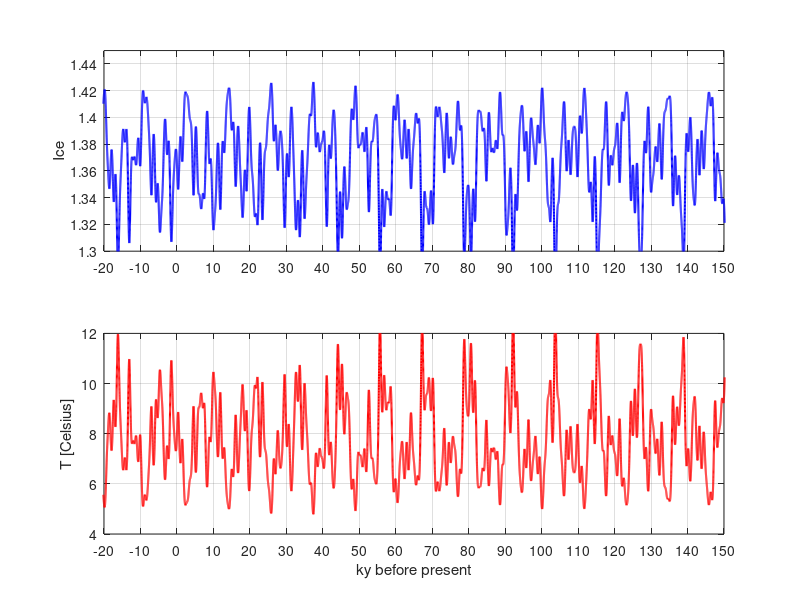

Reproduce this figure in MATLAB. (Note: this script raises an error after producing the figure.)
%% The global warming-cooling effect numerical modelling from the obtained oscillations 
%% using the non-linear logistic delay-differential equation (LODE) algorithm  
% Solve equation system (1,2) from Rial 2004 (modified)
%% Any use of this code must refer to
% Kravchinsky,V.A., Zhang,R., Borowiecki,R., Goguitchaichvili,A., Czarnecki,J., Czarnecki,A., Boers,N., Berger,A., & van der Baan,M. (2025)
% Millennial Cycles in Greenland and Antarctic Ice Core Records: Evidence of Astronomical Influence on Global Climate
% Journal of Geophysical Research: Atmospheres
% http//
% Questions/suggestions to vadim@ualberta.ca

clc; clear; close all;

%% Constants
time_offset = -9;   % If time_offset more negative, peaks shifted to more remote past
heat_capacity = 16.7 / 1000;
initial_temperature = 10; % Degrees Celsius
solar_cont_quarter = 1368 / 4;
initial_ice = 0.9;
tmin = -160;
tmax = 50; % Unit: kiloyears
dt = 0.005;
Npoints = floor((tmax - tmin) / dt);
% Albedo Maximum Value
Albedo_Max = 0.65;

if time_offset <= 0
    tmin = tmin + time_offset;
    nmin = floor(-time_offset / dt);
    nmax = Npoints;
else
    tmax = tmax + time_offset;
    nmin = 1;
    nmax = Npoints + floor(-time_offset / dt);
end

time_points = linspace(tmin, tmax, Npoints);
ice = zeros(size(time_points));
ice(1) = initial_ice;
temperature = zeros(size(time_points));
temperature(1) = initial_temperature;


%% Define functions
function val = clouds(L)
    Lminus = 0.9; Lplus = 1.5;
    if L >= Lplus
        val = 1;
    elseif L < Lminus
        val = 0;
    else
        val = 0.5; % Lminus <= L < Lplus
    end
end

function val = Albedo(L, Albedo_Max)
    val = Albedo_Max * tanh(L / 2);
end

function val = temperature_RHS(temperature, ice, n, solar_cont_quarter, Budyko_a, Budyko_b, Budyko_a1, Budyko_b1, heat_capacity, Albedo_Max)
    val = (solar_cont_quarter * (1 - Albedo(ice(n-1), Albedo_Max)) - Budyko_a - Budyko_b * temperature(n-1) + ...
        (Budyko_a1 + Budyko_b1 * temperature(n-1)) * clouds(ice(n-1))) / heat_capacity;
end

function val = forcing(t)
    periods = [22, 11.4, 5.5, 2.75, 1.4, 1];
    amplits = [0.0, 0.22, 0.2, 0.12, 0.1, 0.1];
    val = sum(amplits .* cos(2 * pi * t ./ periods));
end

function val = K(n, dt, temperature, AMPLITUDE)
    time = n * dt;
    val = 1 + AMPLITUDE * (1 + forcing(time)) * temperature(n-1);
end

function val = RHS(temperature, L, n, delay_n, time_constant_mu, both, dt, AMPLITUDE)
    point_of_influence = n - 1 - delay_n;
    if point_of_influence >= 1
        if both
            val = time_constant_mu * L(point_of_influence) * (1 - L(point_of_influence) / K(n, dt, temperature, AMPLITUDE));
        else
            val = time_constant_mu * L(n-1) * (1 - L(point_of_influence) / K(n, dt, temperature, AMPLITUDE));
        end
    else
        val = time_constant_mu * L(n-1) * (1 - L(n-1) / K(n, dt, temperature, AMPLITUDE));
    end
end

%% Parameters
scaling = 30; % Factor by which Greenland ice is smaller than total, after Rial:2004
time_constant_mu = scaling * 1/14; % 1/.48 %1./11.
Budyko_a = 223;
Budyko_b = 2.2;
Budyko_a1 = 47.8;
Budyko_b1 = 1.6;
AMPLITUDE = 0.05;
BOTH_DELAYS_Q = true;
ABOVE_BIFFUR = 1.1;

delay_tau = ABOVE_BIFFUR * (pi / 2) / time_constant_mu;
delay_n = floor(delay_tau / dt);

%% Run the model
for n = 2:length(ice)
    temperature(n) = temperature(n-1) + dt * temperature_RHS(temperature, ice, n, solar_cont_quarter, Budyko_a, Budyko_b, Budyko_a1, Budyko_b1, heat_capacity, Albedo_Max);
    ice(n) = ice(n-1) + dt * RHS(temperature, ice, n, delay_n, time_constant_mu, BOTH_DELAYS_Q, dt, AMPLITUDE);
end

%% Ensure `nmin` and `nmax` are within valid index range
nmin = max(1, floor(nmin));
nmax = min(length(time_points), floor(nmax));

% temperature = temperature - min(temperature);
% ice = ice-min(ice);

%% Plot results
figure (1)
set(gcf, 'Position',  [0, 0, 1000, 600])

subplot(2,1,1);
plot(-time_points(nmin:nmax), ice(nmin:nmax), 'b', 'LineWidth', 1.5);
ylabel('Ice');
% ylim([1, 2]);
axis([-20 150 1.3 1.45]); 
xticks(-20:10:150); 
grid on;

subplot(2,1,2);
plot(-time_points(nmin:nmax), temperature(nmin:nmax), 'r', 'LineWidth', 1.5);
xlabel('ky before present');
ylabel('T [Celsius]');
% ylim([0, 40]);
axis([-20 150 4 12]); 
xticks(-20:10:150); 
grid on;

%% Requires R2020a or later
exportgraphics(gcf,'vectorfig.pdf','ContentType','vector')

%% Save to CSV
csv_file = "timeBP_temperature_ice.csv";
data = [-time_points(nmin:nmax)', temperature(nmin:nmax)', ice(nmin:nmax)'];
writematrix(data, csv_file);
disp("The data export to .csv is done.");
